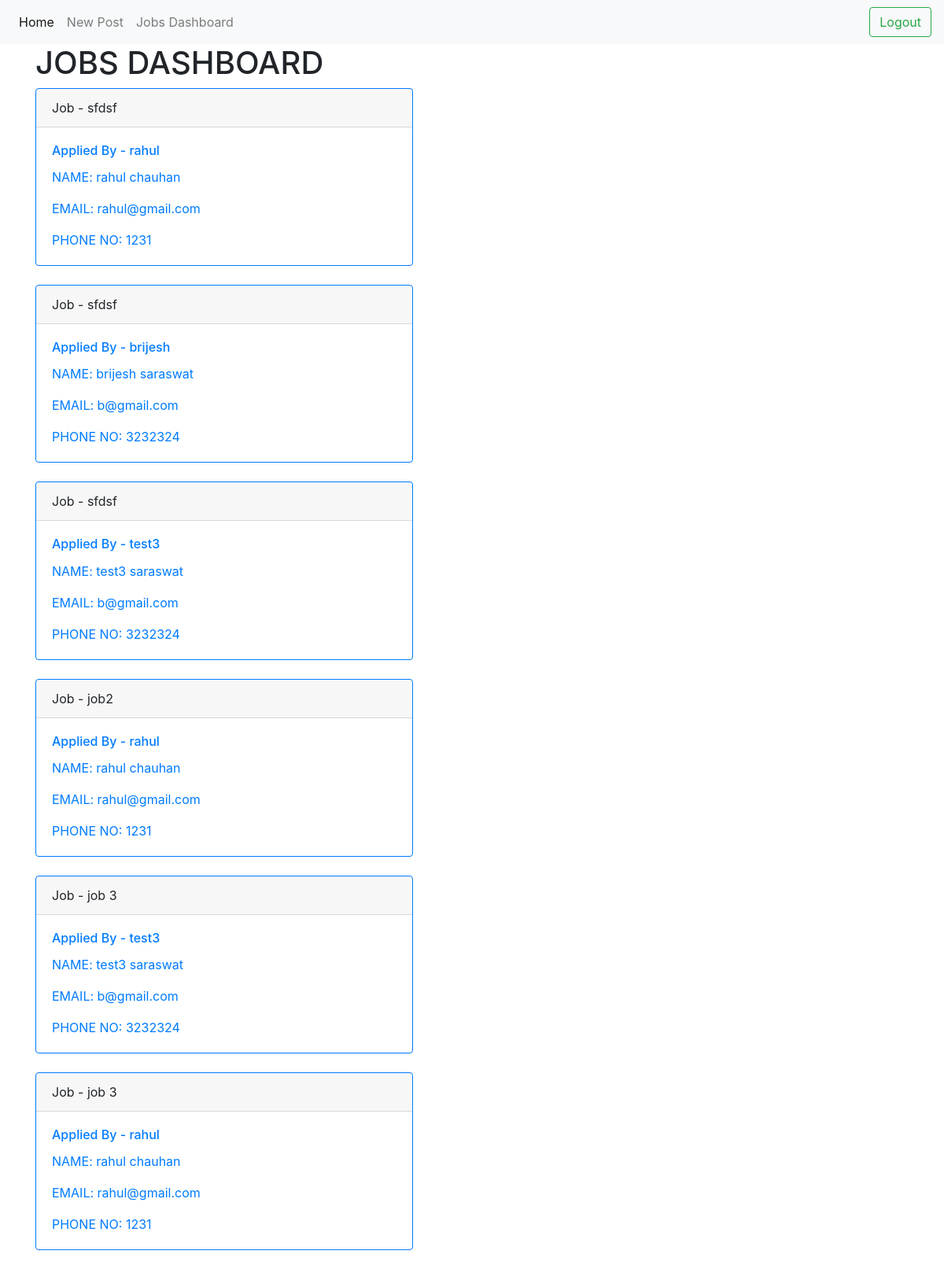
/employer_job_applied (signed in), run on the app's committed database.
### userauth/models.py (models this page shows)
class applied_for(models.Model):
    candidate = models.ForeignKey(candidate, on_delete=models.CASCADE)
    job_applied = models.ForeignKey(job_posted, on_delete=models.CASCADE)
    applied_on = models.DateTimeField(auto_now=True)

class job_posted(models.Model):
    employer = models.ForeignKey(employer,on_delete=models.CASCADE)
    job_title = models.CharField(max_length=100)
    posted_on = models.DateTimeField(auto_now=True)
    apply_by = models.DateTimeField()
    type = models.CharField(max_length=50)
    description = models.CharField(max_length=200)

class candidate(models.Model):
    user = models.OneToOneField(User, on_delete=models.CASCADE)
    email = models.EmailField(max_length=50)
    first_name = models.CharField(max_length=30)
    last_name = models.CharField(max_length=30)
    phone_num = models.CharField(max_length=15)
    is_candidate = models.BooleanField(default=True)

### post/views.py (the view)
# urls.py: path('employer_job_applied',views.employer_job_applied,name="employer_job_applied"),
@login_required(login_url="/login/")
def employer_job_applied(request):
    model = employer.objects.filter(user=request.user)
    print("modddddd", model)
    if not model:
        print("the user is no employer")
        return redirect("/login/")
    else:
        print("the user is employer", request.user.id)
        posts = applied_for.objects.filter(job_applied__in=job_posted.objects.filter(employer=model[0]).values_list('id',flat=True))
        print(posts)
        header = "JOBS DASHBOARD"
        if model[0].is_candidate == False:
            return render(request, "appliedjobs.html", context={"post": posts, "header": header})
        else:
            return HttpResponse("this is wrong")

### post/templates/appliedjobs.html (shortened to what this page needs)
<!DOCTYPE html>
<html lang="en">
<head>
        <link rel="stylesheet" href="https://stackpath.bootstrapcdn.com/bootstrap/4.4.1/css/bootstrap.min.css">
</head>
<body>
<nav class="navbar navbar-expand-lg navbar-light bg-light">
  <div class="collapse navbar-collapse" id="navbarSupportedContent">
    <ul class="navbar-nav mr-auto">
      <li class="nav-item active">
          <a class="nav-link" href="{% url 'post_employer' %}">Home <span class="sr-only">(current)</span></a>
        </li>
      {% url 'candidate_jobs' as the_url %}
        {% url 'post_candidate' as the_url2 %}
        {% url 'new_post' as the_url %}
        {% url 'post_employer' as the_url2 %}
        {% url 'employer_job_applied' as the_url3 %}
      {% if request.get_full_path == the_url or request.get_full_path == the_url2  or request.get_full_path == the_url3 %}
      <li class="nav-item">
        <a class="nav-link" href="{% url 'postcreate' %}"> New Post <span class="sr-only">(current)</span></a>
      </li>
      {% endif %}
        <li class="nav-item">
        <a class="nav-link" href="{% url 'employer_job_applied' %}"> Jobs Dashboard <span class="sr-only">(current)</span></a>
      </li>
    </ul>
      <a href="{% url 'login' %}"><button class="btn btn-outline-success my-2 my-sm-0" >Logout</button></a>
  </div>
</nav>
<div class="container">
    <h1> {{header}} </h1>
{% for job in post  %}
    <div class="card border-primary mb-6" style="max-width: 30rem;">
  <div class="card-header">Job - {{job.job_applied.job_title}}</div>
  <div class="card-body text-primary">
    <h6 class="card-title">Applied By - {{job.candidate.user.username}}</h6>
    <p class="card-text">NAME: {{job.candidate.first_name}} {{job.candidate.last_name}}</p>
      <p class="card-text"> EMAIL: {{job.candidate.email}} </p>
      <p class="card-text"> PHONE NO: {{job.candidate.phone_num}} </p>
  </div>
</div>
    <br>
{% endfor %}
</div>
</body>
</html>

### data on the page
applied_for: job_applied.job_title "sfdsf", candidate.user.username "rahul", candidate.first_name "rahul", candidate.last_name "chauhan", candidate.email "rahul@gmail.com", candidate.phone_num "1231"
applied_for: job_applied.job_title "sfdsf", candidate.user.username "brijesh", candidate.first_name "brijesh", candidate.last_name "saraswat", candidate.email "b@gmail.com", candidate.phone_num "3232324"
applied_for: job_applied.job_title "sfdsf", candidate.user.username "test3", candidate.first_name "test3", candidate.last_name "saraswat", candidate.email "b@gmail.com", candidate.phone_num "3232324"
applied_for: job_applied.job_title "job2", candidate.user.username "rahul", candidate.first_name "rahul", candidate.last_name "chauhan", candidate.email "rahul@gmail.com", candidate.phone_num "1231"
applied_for: job_applied.job_title "job 3", candidate.user.username "test3", candidate.first_name "test3", candidate.last_name "saraswat", candidate.email "b@gmail.com", candidate.phone_num "3232324"
applied_for: job_applied.job_title "job 3", candidate.user.username "rahul", candidate.first_name "rahul", candidate.last_name "chauhan", candidate.email "rahul@gmail.com", candidate.phone_num "1231"

### other printed values
{{ header }} "JOBS DASHBOARD"
